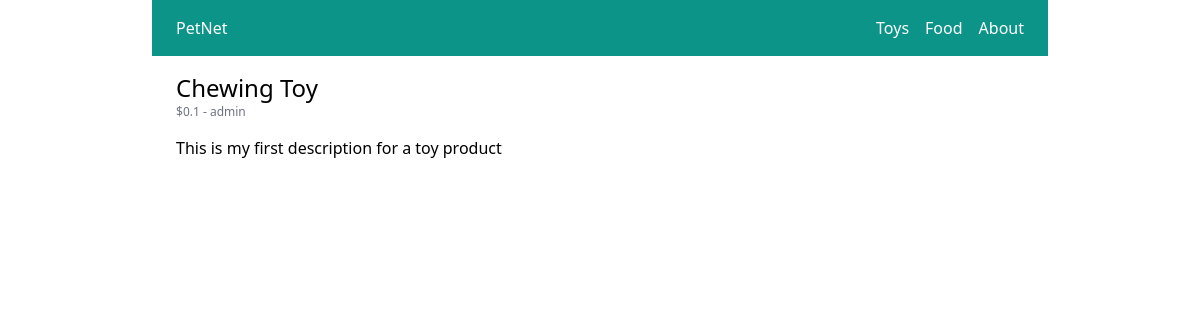
The app's page /toys/chewing-toy/, older data.
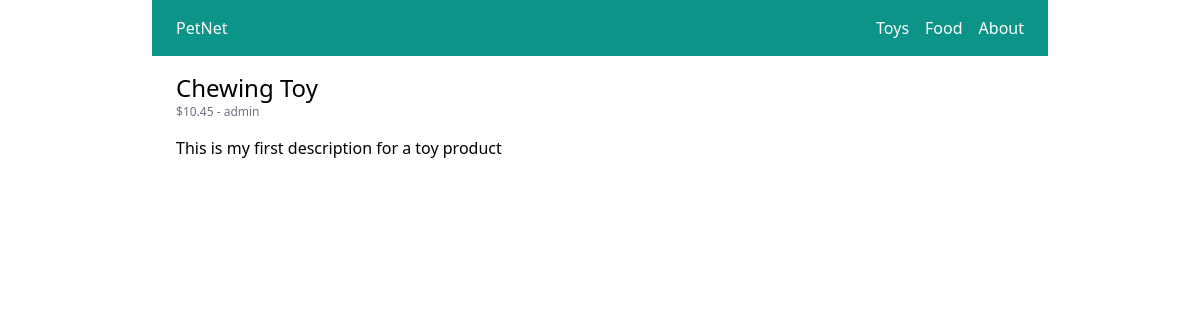
The same page, newer data.
### store/models.py (models this page shows, shortened)
class Product(models.Model):
    user = models.ForeignKey(User, related_name="products", on_delete=models.CASCADE)
    category = models.ForeignKey(Category, related_name="products", on_delete=models.CASCADE)
    title = models.CharField(max_length=50)
    slug = models.SlugField(max_length=50)
    description = models.TextField(blank=True)
    price = models.IntegerField()
    image = models.ImageField(upload_to='uploads/product_images/', blank=True, null=True) # Install pip3 install pillow
    created_at = models.DateTimeField(auto_now_add=True)
    updated_at = models.DateTimeField(auto_now=True)
    class Meta:
        ordering = ('-created_at',)
    def get_display_price(self):
        return self.price / 100

### store/views.py (the view)
# urls.py: path('<slug:category_slug>/<slug:slug>/', views.product_detail, name="product_detail")
def product_detail(request, category_slug, slug):
  product = get_object_or_404(Product, slug=slug)
  return render(request, 'store/product_detail.html', {'product':product})

### store/templatetags/menu.py (called while the page is built)
@register.inclusion_tag('core/menu.html')
def menu():
  categories = Category.objects.all()
  return {'categories':categories}

### store/templates/store/product_detail.html (shortened to what this page needs)
{% extends 'core/base.html' %}
{% block content %}
  <h1 class="text-2xl">{{ product.title }}</h1>
  <p class="text-xs text-gray-500">
    ${{ product.get_display_price }}
    -
    {% firstof product.user.get_full_name product.user.username %}
  </p>
  {% if product.description %}
    <p class="mt-4">{{ product.description }}</p>
  {% endif %}
{% endblock %}

Row changes from the older to the newer data that the page shows:
changed Product "Chewing Toy": get_display_price "0.1" → "10.45"
